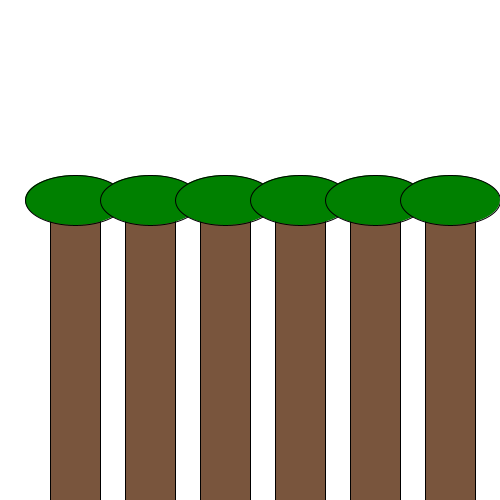
Frame 1 (no input)
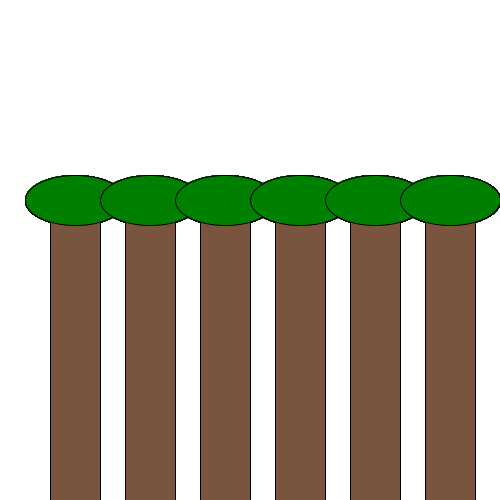
Frame 60 (the mouse pressed at the canvas centre just before this capture)
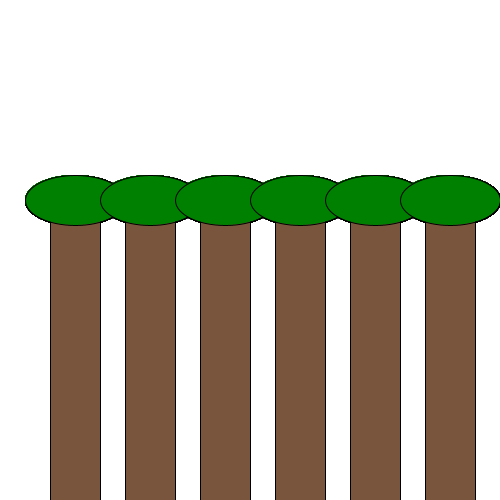
Frame 120 (the mouse held since frame 60 and released just before this capture)

The Processing sketch that drew these frames (run headless with seeded random() and noise(); from frame 60 on, the mouse is pressed at the canvas centre):

// Processing sketch: H9_10
// ── H9_10.pde
void setup(){
 size(500,500); 
 background(255,255,255);
}


void draw(){
  fill(121,85,61);
  rect(50,200,50,450);
  noFill();
  fill(0,128,0);
  ellipse(75,200,100,50);
  
    fill(121,85,61);
  rect(125,200,50,450);
  noFill();
  fill(0,128,0);
  ellipse(150,200,100,50);
  
    fill(121,85,61);
  rect(200,200,50,450);
  noFill();
  fill(0,128,0);
  ellipse(225,200,100,50);
  
    fill(121,85,61);
  rect(275,200,50,450);
  noFill();
  fill(0,128,0);
  ellipse(300,200,100,50);
  
    fill(121,85,61);
  rect(350,200,50,450);
  noFill();
  fill(0,128,0);
  ellipse(375,200,100,50);
  
  fill(121,85,61);
  rect(425,200,50,450);
  noFill();
  fill(0,128,0);
  ellipse(450,200,100,50);
  
}
